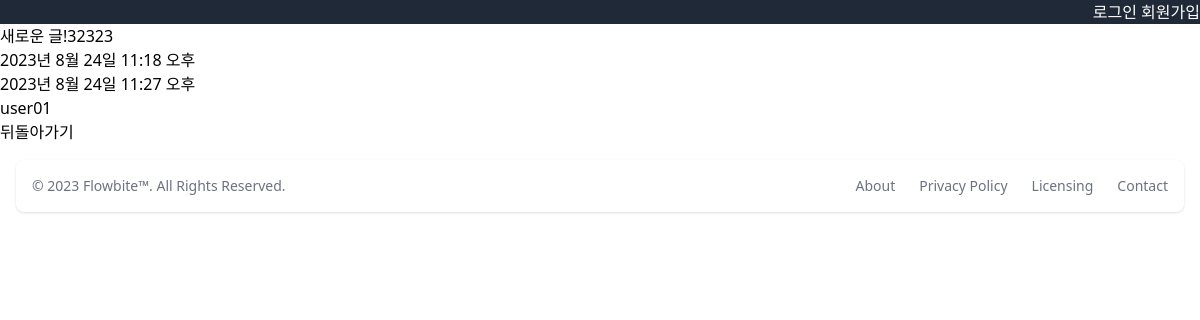
The page /todo/1/ on the database its author committed.
### todo/models.py (models this page shows, shortened)
class Todo(models.Model):
    user = models.ForeignKey("user.User", on_delete=models.CASCADE)
    content = models.TextField()
    created_at = models.DateTimeField(auto_now_add=True)
    updated_at = models.DateTimeField(auto_now=True)
    is_done = models.BooleanField(default=False)
    image = models.ImageField(blank=True, null=True)

### user/models.py (models this page shows)
class User(AbstractUser):
    profile = models.TextField(null=True, blank=True)
    like_todos = models.ManyToManyField("todo.Todo", related_name="like_users")
    follow = models.ManyToManyField("self", symmetrical=False, related_name="followers")

### todo/views.py (the view)
# urls.py: path("<int:todo_id>/", views.read),
def read(request, todo_id):
    todo = Todo.objects.get(id=todo_id)
    context = {
        "todo": todo,
    }
    return render(request, "todo/detail.html", context)

### todo/templates/todo/detail.html (shortened to what this page needs)
{% extends 'base.html' %} {% block content %}
<div>
  <h1>{{ todo.content }}</h1>
  <p>{{ todo.created_at }}</p>
  <p>{{ todo.updated_at }}</p>
  <p>{{ todo.user.username }}</p>
  <a href="/todo/">
    <button>뒤돌아가기</button>
  </a>
</div>
{% endblock %}

### rows shown on the page
Todo: content "새로운 글!32323", created_at "2023년 8월 24일 11:18 오후", updated_at "2023년 8월 24일 11:27 오후", user.username "user01"
